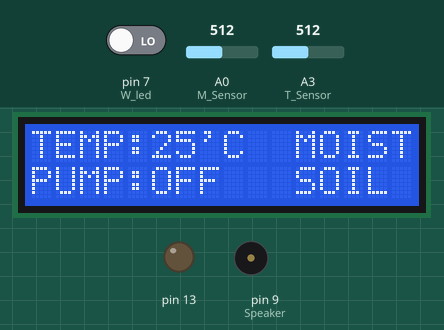
This sketch was run on a simulated Arduino Uno, built with avr-gcc and run on an emulated ATmega328P. On the bench: 16×2 character LCD, output pins drawn as LEDs (lit = HIGH), buzzer (waves = sounding). Inputs (shaded band) come from the test bench; at power-on: A0 (M_Sensor) = 512, A3 (T_Sensor) = 512, pin 7 (W_led) LOW. What the sketch prints to the serial monitor is not drawn.

Above: at 2.2 s.
2.3 s: A0 (M_Sensor) set to 688
4.2 s: A0 (M_Sensor) set to 715
At 6.0 s:
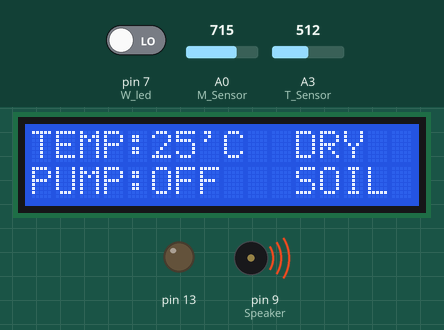
6.6 s: A0 (M_Sensor) set to 290
At 10.3 s:
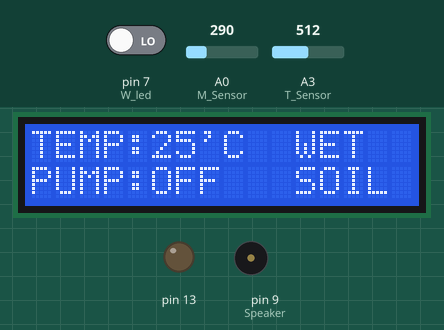
10.6 s: A3 (T_Sensor) set to 710
At 12.3 s:
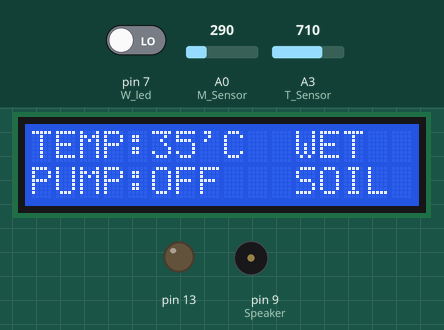
12.6 s: A3 (T_Sensor) set to 690
At 13.4 s:
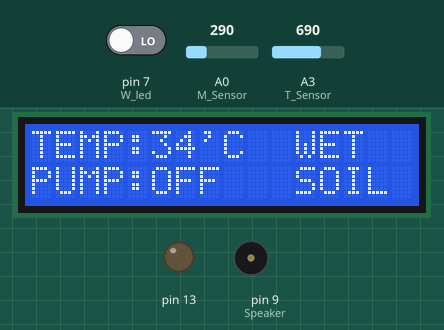
14.6 s: A3 (T_Sensor) set to 900
At 15.4 s:
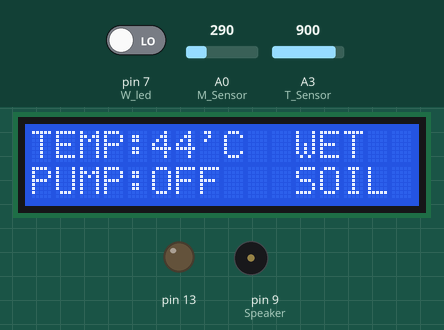
Timing chart, 0 to 17.6 s (numbered marks = the images above; inputs shaded):
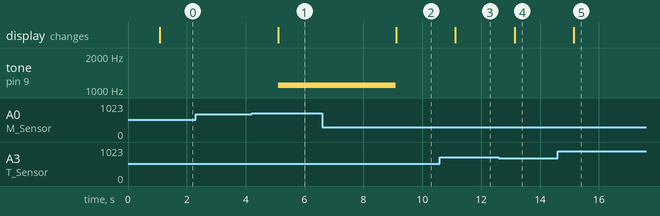

The sketch:

autoWatering.ino
```cpp
#include <LiquidCrystal.h> //LCD Library - thư viện điều khiển màn hình LCD

// note tượng trưng cho tần số tương ứng để phát âm qua loa
#define NOTE_C6 1100


int temp;
//chân cảm biến nhiệt độ và chân cảm biến độ ẩm đất
int T_Sensor = A3;
int M_Sensor = A0;
//chân led báo hiệu nước
int W_led = 7;
//chân led báo hiệu bơm
int P_led = 13;
//chân loa
int Speaker = 9;
//giá trị nhiệt độ - val là giá trị anal, cel là giá trị sau chuyển đổi
int val;
int cel;
//các chân cắm hiển thị lên mand LCD
LiquidCrystal lcd(12, 11, 5, 4, 3, 2);

void setup()
 {
    lcd.begin(16, 2);
    lcd.clear();
    pinMode(13,OUTPUT);
    pinMode(7,INPUT);
    pinMode(9,OUTPUT);


    lcd.setCursor(0,0);
    lcd.print("MADE BY");
    lcd.setCursor(0,1);
    lcd.print("NOBODY");
    delay(1000);
    Serial.begin(9600);

}

void loop()
{


  lcd.clear();
  int Moisture = analogRead(M_Sensor); //Đọc giá trị của cảm biến độ ẩm đất
  val = analogRead(T_Sensor); //Đọc giá trị cảm biến nhiệt độ
  int mv = (val/2)-1;
  cel = mv;


  lcd.setCursor(0,0);
  lcd.print("TEMP:");
  lcd.setCursor(5,0);
  lcd.print(cel);
  lcd.setCursor(7,0);
  lcd.print("'C");

 if (Moisture> 700)   // Trong trường hợp đất khô
  {
        lcd.setCursor(11,0);
        lcd.print("DRY");
        lcd.setCursor(11,1);
        lcd.print("SOIL");
       if (digitalRead(W_led)==1)
       {
         digitalWrite(13, HIGH);
         lcd.setCursor(0,1);
         lcd.print("PUMP:ON");
       }
       else
       {
         digitalWrite(13, LOW);
         lcd.setCursor(0,1);
         lcd.print("PUMP:OFF");

           tone(Speaker, NOTE_C6, 2000);
           delay(1000);
           tone(Speaker, NOTE_C6, 2000);
           delay(1000);
           tone(Speaker, NOTE_C6, 2000);
           delay(1000);

       }
    }

     if (Moisture>= 300 && Moisture<=700) //Trong trường hợp đất ẩm
    {
      lcd.setCursor(11,0);
     lcd.print("MOIST");
     lcd.setCursor(11,1);
     lcd.print("SOIL");
     digitalWrite(13,LOW);
     lcd.setCursor(0,1);
     lcd.print("PUMP:OFF");
  }

  if (Moisture < 300)  // Trong trường hợp đất ướt
  {
    lcd.setCursor(11,0);
     lcd.print("WET");
     lcd.setCursor(11,1);
     lcd.print("SOIL");
     digitalWrite(13,LOW);
     lcd.setCursor(0,1);
     lcd.print("PUMP:OFF");
  }

 Serial.print(cel);
 Serial.print("x");
 Serial.print(Moisture);


 Serial.println();
 delay(1000);
}
```

Measured:
- the behaviour switches between 700 and 701 on A0 (M_Sensor) (found by bisection; images 0 and 1)
- after the input at 2.3 s, every drawn part: stays the same
- after the input at 4.2 s, tone on pin 9 (Speaker): silent → 1100 Hz after 0.90 s; the display: changes after 0.90 s (image 1)
- after the input at 6.6 s, tone on pin 9 (Speaker): 1100 Hz → silent after 2.5 s; the display: changes after 2.5 s (image 2)
- after the input at 10.6 s, the display: changes after 0.52 s (image 3)
- after the input at 12.6 s, the display: changes after 0.54 s (image 4)
- after the input at 14.6 s, the display: changes after 0.55 s (image 5)
